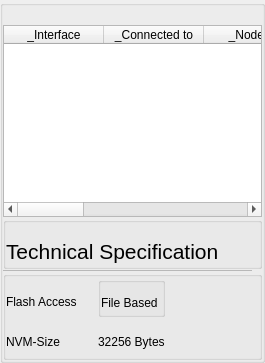
    <widget class="stw_opensyde_gui_elements::C_OgeGbxTransparent" name="groupBox_2">
     <property name="title">
      <string/>
     </property>
     <layout class="QVBoxLayout" name="verticalLayout_3" stretch="0,1,0,0,0,0">
      <property name="spacing">
       <number>0</number>
      </property>
      <property name="leftMargin">
       <number>0</number>
      </property>
      <property name="topMargin">
       <number>0</number>
      </property>
      <property name="rightMargin">
       <number>0</number>
      </property>
      <property name="bottomMargin">
       <number>0</number>
      </property>
      <item>
       <spacer name="verticalSpacer">
        <property name="orientation">
         <enum>Qt::Vertical</enum>
        </property>
        <property name="sizeType">
         <enum>QSizePolicy::Fixed</enum>
        </property>
        <property name="sizeHint" stdset="0">
         <size>
          <width>20</width>
          <height>19</height>
         </size>
        </property>
       </spacer>
      </item>
      <item>
       <widget class="stw_opensyde_gui_elements::C_OgeTableWidgetComIF" name="pc_TableWidgetComIfSettings">
        <property name="focusPolicy">
         <enum>Qt::NoFocus</enum>
        </property>
        <attribute name="horizontalHeaderCascadingSectionResizes">
         <bool>true</bool>
        </attribute>
        <attribute name="horizontalHeaderMinimumSectionSize">
         <number>24</number>
        </attribute>
        <attribute name="horizontalHeaderStretchLastSection">
         <bool>false</bool>
        </attribute>
        <attribute name="verticalHeaderVisible">
         <bool>false</bool>
        </attribute>
        <attribute name="verticalHeaderDefaultSectionSize">
         <number>40</number>
        </attribute>
        <column>
         <property name="text">
          <string>_Interface</string>
         </property>
        </column>
        <column>
         <property name="text">
          <string>_Connected to</string>
         </property>
        </column>
        <column>
         <property name="text">
          <string>_Node ID</string>
         </property>
        </column>
        <column>
         <property name="text">
          <string>_IpAddress</string>
         </property>
        </column>
        <column>
         <property name="text">
          <string>_Update</string>
         </property>
        </column>
        <column>
         <property name="text">
          <string>_Routing</string>
         </property>
        </column>
        <column>
         <property name="text">
          <string>_Diagnostic</string>
         </property>
        </column>
       </widget>
      </item>
      <item>
       <widget class="QGroupBox" name="pc_GroupBoxTechnicalSpecHeader">
        <layout class="QHBoxLayout" name="horizontalLayout_8" stretch="0,1">
         <property name="spacing">
          <number>6</number>
         </property>
         <property name="leftMargin">
          <number>0</number>
         </property>
         <property name="topMargin">
          <number>13</number>
         </property>
         <property name="rightMargin">
          <number>0</number>
         </property>
         <property name="bottomMargin">
          <number>0</number>
         </property>
         <item>
          <widget class="stw_opensyde_gui_elements::C_OgeLabHeadingGroupBold" name="pc_LabelTechnicalSpecification">
           <property name="minimumSize">
            <size>
             <width>0</width>
             <height>30</height>
            </size>
           </property>
           <property name="maximumSize">
            <size>
             <width>16777215</width>
             <height>30</height>
            </size>
           </property>
           <property name="font">
            <font>
             <family>Segoe UI</family>
             <pointsize>16</pointsize>
            </font>
           </property>
           <property name="text">
            <string>Technical Specification</string>
           </property>
          </widget>
         </item>
         <item>
          <spacer name="horizontalSpacer_8">
           <property name="orientation">
            <enum>Qt::Horizontal</enum>
           </property>
           <property name="sizeHint" stdset="0">
            <size>
             <width>40</width>
             <height>10</height>
            </size>
           </property>
          </spacer>
         </item>
        </layout>
       </widget>
      </item>
      <item>
       <layout class="QHBoxLayout" name="horizontalLayout_36" stretch="1">
        <property name="spacing">
         <number>0</number>
        </property>
        <property name="leftMargin">
         <number>0</number>
        </property>
        <property name="topMargin">
         <number>1</number>
        </property>
        <property name="rightMargin">
         <number>10</number>
        </property>
        <item>
         <widget class="stw_opensyde_gui_elements::C_OgeFraSeparator" name="pc_FramSperator1_5">
          <property name="minimumSize">
           <size>
            <width>0</width>
            <height>1</height>
           </size>
          </property>
          <property name="maximumSize">
           <size>
            <width>16777215</width>
            <height>1</height>
           </size>
          </property>
          <property name="frameShape">
           <enum>QFrame::StyledPanel</enum>
          </property>
          <property name="frameShadow">
           <enum>QFrame::Raised</enum>
          </property>
         </widget>
        </item>
       </layout>
      </item>
      <item>
       <widget class="stw_opensyde_gui_elements::C_OgeGbxTransparent" name="pc_GroupTechnicalSpec">
        <layout class="QHBoxLayout" name="horizontalLayout_10">
         <property name="spacing">
          <number>0</number>
         </property>
         <property name="leftMargin">
          <number>0</number>
         </property>
         <property name="topMargin">
          <number>0</number>
         </property>
         <property name="rightMargin">
          <number>0</number>
         </property>
         <property name="bottomMargin">
          <number>0</number>
         </property>
         <item>
          <layout class="QVBoxLayout" name="verticalLayout_6">
           <item>
            <layout class="QHBoxLayout" name="horizontalLayout_15" stretch="0,0,1">
             <property name="spacing">
              <number>6</number>
             </property>
             <item>
              <layout class="QVBoxLayout" name="verticalLayout_24">
               <property name="spacing">
                <number>0</number>
               </property>
               <item>
                <layout class="QHBoxLayout" name="horizontalLayout_20" stretch="0,0">
                 <property name="spacing">
                  <number>6</number>
                 </property>
                 <property name="topMargin">
                  <number>9</number>
                 </property>
                 <item>
                  <widget class="stw_opensyde_gui_elements::C_OgeLabGroupItem" name="pc_LabelFlashAccess">
                   <property name="minimumSize">
                    <size>
                     <width>0</width>
                     <height>31</height>
                    </size>
                   </property>
                   <property name="maximumSize">
                    <size>
                     <width>16777215</width>
                     <height>31</height>
                    </size>
                   </property>
                   <property name="text">
                    <string>Flash Access</string>
                   </property>
                  </widget>
                 </item>
                 <item>
                  <spacer name="horizontalSpacer_25">
                   <property name="orientation">
                    <enum>Qt::Horizontal</enum>
                   </property>
                   <property name="sizeHint" stdset="0">
                    <size>
                     <width>15</width>
                     <height>1</height>
                    </size>
                   </property>
                  </spacer>
                 </item>
                </layout>
               </item>
               <item>
                <layout class="QHBoxLayout" name="horizontalLayout_24" stretch="0,0">
                 <property name="spacing">
                  <number>6</number>
                 </property>
                 <property name="topMargin">
                  <number>9</number>
                 </property>
                 <item>
                  <widget class="stw_opensyde_gui_elements::C_OgeLabGroupItem" name="pc_LabelNvmSize">
                   <property name="minimumSize">
                    <size>
                     <width>0</width>
                     <height>31</height>
                    </size>
                   </property>
                   <property name="maximumSize">
                    <size>
                     <width>16777215</width>
                     <height>31</height>
                    </size>
                   </property>
                   <property name="text">
                    <string>NVM-Size</string>
                   </property>
                  </widget>
                 </item>
                 <item>
                  <spacer name="horizontalSpacer_26">
                   <property name="orientation">
                    <enum>Qt::Horizontal</enum>
                   </property>
                   <property name="sizeHint" stdset="0">
                    <size>
                     <width>15</width>
                     <height>1</height>
                    </size>
                   </property>
                  </spacer>
                 </item>
                </layout>
               </item>
              </layout>
             </item>
             <item>
              <layout class="QVBoxLayout" name="verticalLayout_11">
               <property name="spacing">
                <number>0</number>
               </property>
               <property name="sizeConstraint">
                <enum>QLayout::SetMinimumSize</enum>
               </property>
               <item>
                <widget class="stw_opensyde_gui_elements::C_OgeGbxTransparent" name="pc_ApplicationGroup_2">
                 <property name="title">
                  <string/>
                 </property>
                 <layout class="QVBoxLayout" name="verticalLayout_26">
                  <property name="spacing">
                   <number>6</number>
                  </property>
                  <property name="leftMargin">
                   <number>0</number>
                  </property>
                  <property name="topMargin">
                   <number>9</number>
                  </property>
                  <property name="rightMargin">
                   <number>0</number>
                  </property>
                  <property name="bottomMargin">
                   <number>0</number>
                  </property>
                  <item>
                   <layout class="QHBoxLayout" name="horizontalLayout_25" stretch="0">
                    <item>
                     <widget class="stw_opensyde_gui_elements::C_OgeLabGroupItemValue" name="pc_LabelFlashAccessValue">
                      <property name="text">
                       <string>File Based</string>
                      </property>
                     </widget>
                    </item>
                   </layout>
                  </item>
                 </layout>
                </widget>
               </item>
               <item>
                <layout class="QHBoxLayout" name="horizontalLayout_26" stretch="0">
                 <property name="topMargin">
                  <number>9</number>
                 </property>
                 <item>
                  <widget class="stw_opensyde_gui_elements::C_OgeLabGroupItemValue" name="pc_LabelNvmSizeValue">
                   <property name="text">
                    <string>32256 Bytes</string>
                   </property>
                  </widget>
                 </item>
                </layout>
               </item>
              </layout>
             </item>
             <item>
              <spacer name="horizontalSpacer_20">
               <property name="orientation">
                <enum>Qt::Horizontal</enum>
               </property>
               <property name="sizeHint" stdset="0">
                <size>
                 <width>40</width>
                 <height>1</height>
                </size>
               </property>
              </spacer>
             </item>
            </layout>
           </item>
          </layout>
         </item>
        </layout>
       </widget>
      </item>
      <item>
       <spacer name="verticalSpacer_2">
        <property name="orientation">
         <enum>Qt::Vertical</enum>
        </property>
        <property name="sizeType">
         <enum>QSizePolicy::Expanding</enum>
        </property>
        <property name="sizeHint" stdset="0">
         <size>
          <width>20</width>
          <height>0</height>
         </size>
        </property>
       </spacer>
      </item>
     </layout>
    </widget>
